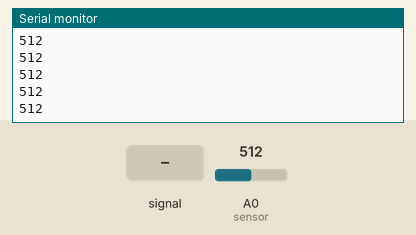
This sketch was run on a simulated Arduino Uno, built with avr-gcc and run on an emulated ATmega328P. Parts: the last lines printed to the serial monitor. The test bench sets the inputs (shaded band); at power-on: A0 (sensor) = 512.

Above: at 1.2 s.
1.3 s: A0 (sensor) fed a 200 Hz sine of ±81 counts around its level
At 2.1 s:
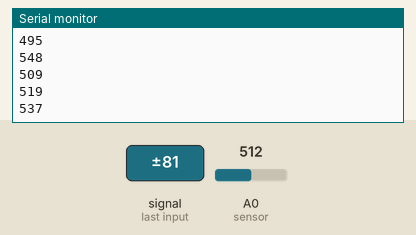
2.8 s: A0 (sensor) set to 716
At 3.8 s:
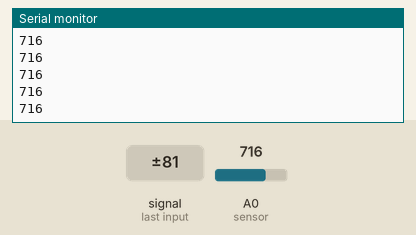
4.3 s: A0 (sensor) set to 900
At 4.9 s:
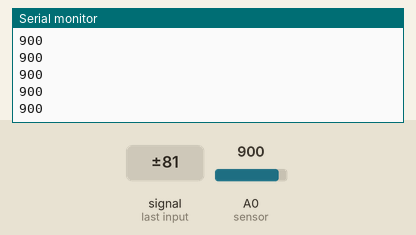
Timing chart, 0 to 7.3 s (numbered marks = the images above; inputs shaded):
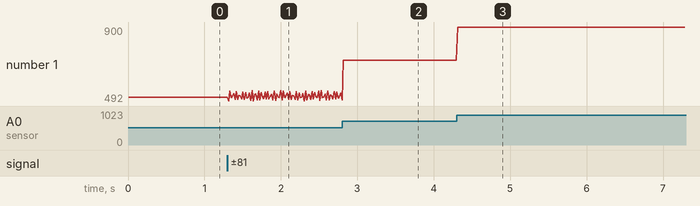

Measured:
- after the input at 1.3 s, the serial monitor: prints a new line at once (image 1)
- after the input at 2.8 s, the serial monitor: prints a new line at once (image 2)
- after the input at 4.3 s, the serial monitor: prints a new line at once (image 3)
- plotted number 1: 512 → 538 after the input at 1.3 s, 538 → 716 after the input at 2.8 s, 716 → 900 after the input at 4.3 s

The sketch:

P04_LecturasMedianaSensores.ino
```cpp
//PROPROCESAMIENTO DE DATOS...
//
//NORMALMENTE LEEMOS UNICAMENTE UNA VEZ CADA SENSOR Y MANDAMOS
//LA INFORMACION AL PUERTO SERIAL...
//
//ESTO ES INCORRECTO DEBIDO A QUE PODRIAN GENERARSE
// INCONSISTENCIAS EN LAS LECTURAS, POR LO QUE DEBE BUSCARSE
// TRATAR DE AMINORAR ESTA SITUACION MEDIANTE EL PREPROCESAMIENTO...
//
// PRIMERA APROXIMACION.... MEDIDAS DE TENDENCIA CENTRAL...>.<!
//
int sensor = A0;
void setup() {
  // put your setup code here, to run once:
  Serial.begin(9600);
}
//Mediana
int totLecturas = 30;
int valor[30]; //vector
void loop() {
  // put your main code here, to run repeatedly:
  for(int i = 0; i<totLecturas;i++){
    valor[i] = analogRead(sensor);
    delayMicroseconds(100);
  }

  //Ordenamiento del vector ( Burbuja )
  for(int i = 0; i<totLecturas; i++){
    for(int j= i+1; j<totLecturas-1; j++){
      if(valor[j] < valor[i]){
        //swap
        int temp = valor[i];
        valor[i] = valor[j];
        valor[j] = temp;
      }
    }
  }
  // Ejercicio 1 - MODA
  Serial.println(valor[totLecturas/2]);

  delay(10);
}
```
